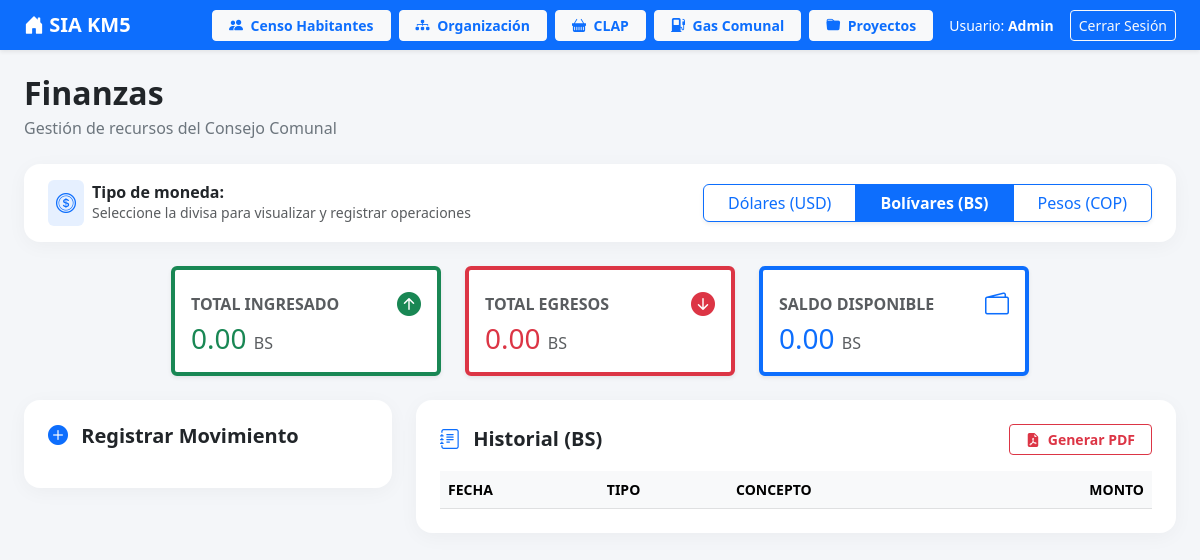
The app's page /habitantes/finanzas/BS/ (signed in), older data.
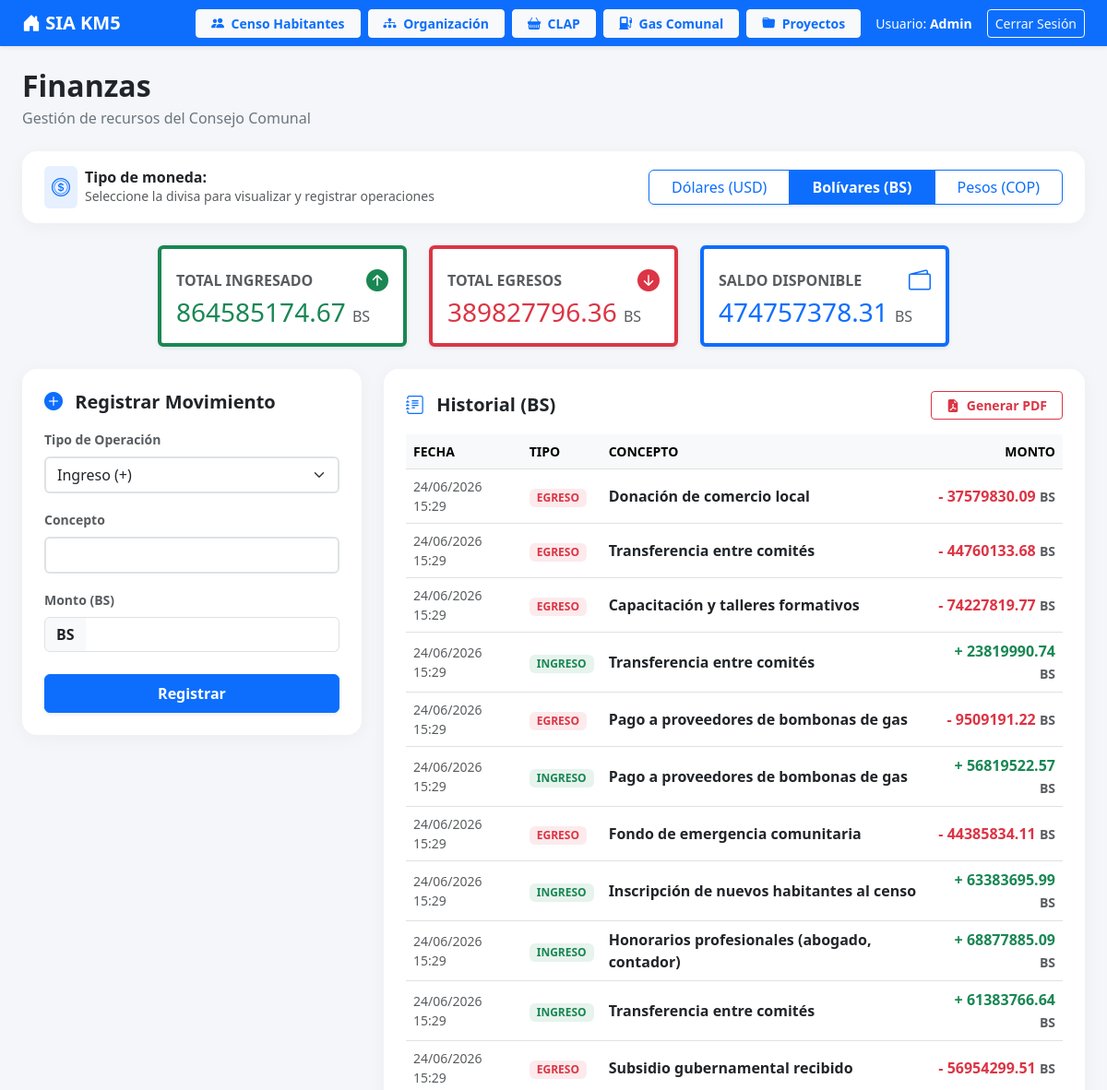
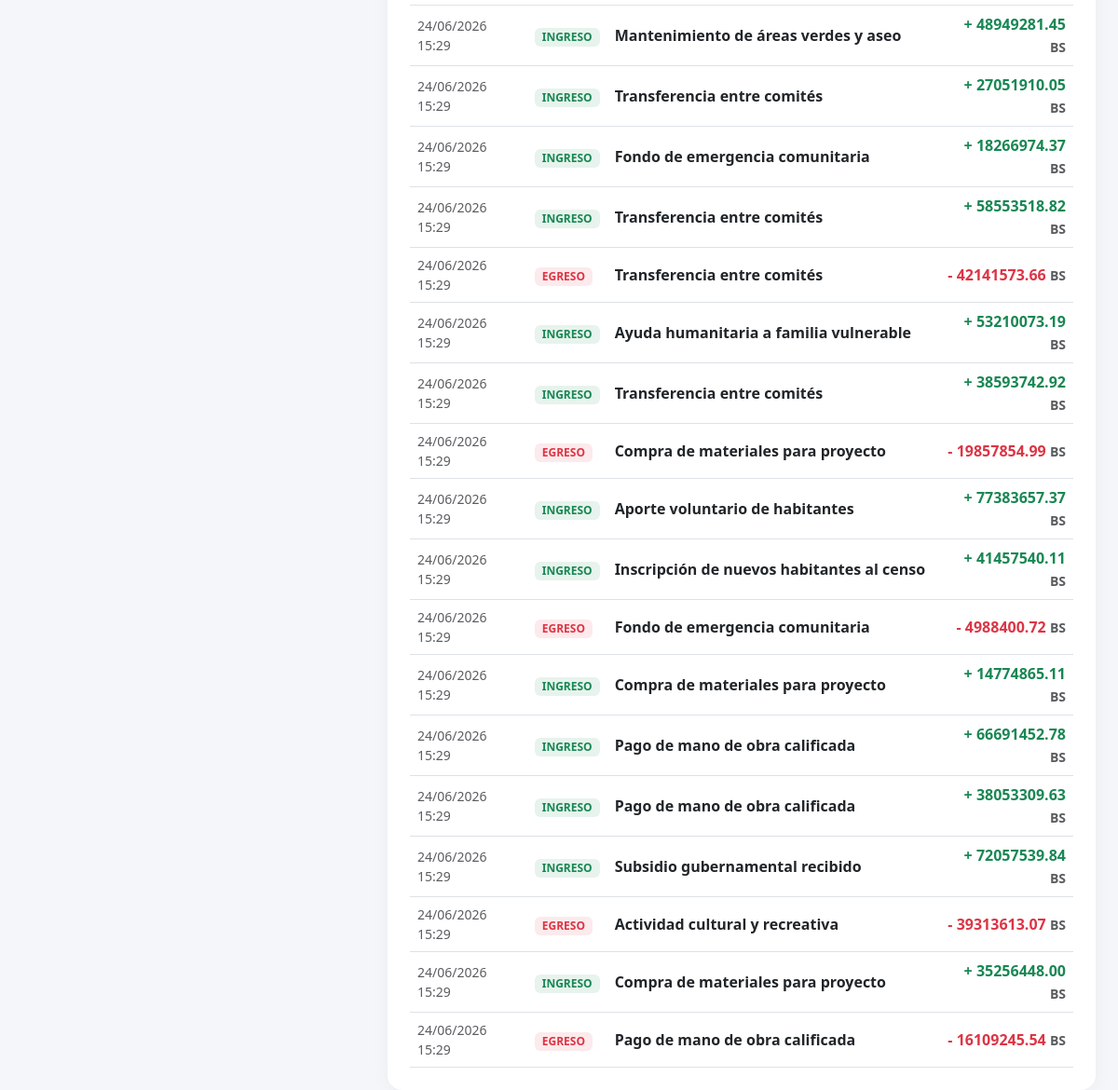
The same page, newer data (2 pictures, top to bottom).
### comunidad/models.py (models this page shows, shortened)
class MovimientoFinanciero(models.Model):
    TIPO_CHOICES = [
        ('INGRESO', 'Ingreso (+)'),
        ('EGRESO', 'Egreso (-)'),
    ]
    MONEDA_CHOICES = [
        ('USD', 'Dólares (USD)'),
        ('BS', 'Bolívares (BS)'),
        ('COP', 'Pesos Colombianos (COP)'),
    ]
    tipo = models.CharField(max_length=10, choices=TIPO_CHOICES, verbose_name="Tipo de Movimiento")
    concepto = models.CharField(max_length=255, verbose_name="Concepto / Descripción")
    monto = models.DecimalField(max_digits=15, decimal_places=2, verbose_name="Monto")
    moneda = models.CharField(max_length=3, choices=MONEDA_CHOICES, default='USD', verbose_name="Moneda")
    fecha_registro = models.DateTimeField(default=timezone.now, verbose_name="Fecha de Registro")
    usuario_registrador = models.CharField(max_length=150, verbose_name="Registrado por")
    class Meta:
        verbose_name = "Movimiento Financiero"
        verbose_name_plural = "Movimientos Financieros"

### comunidad/views.py (the view)
# urls.py: path('finanzas/', views.panel_finanzas, {'moneda': 'USD'}, name='panel_finanzas'),
@login_required(login_url='login')
def panel_finanzas(request, moneda='USD'):
    tiene_finanzas = Voceria.objects.filter(comite_codigo__icontains='finan').exists()
    tiene_contraloria = Voceria.objects.filter(comite_codigo__icontains='contra').exists()
    permite_registro = tiene_finanzas and tiene_contraloria
    movimientos = MovimientoFinanciero.objects.filter(moneda=moneda.upper()).order_by('-fecha_registro')
    total_ingresos = movimientos.filter(tipo='INGRESO').aggregate(s=Sum('monto'))['s'] or 0
    total_egresos = movimientos.filter(tipo='EGRESO').aggregate(s=Sum('monto'))['s'] or 0
    fondos_comprometidos = 0
    if moneda.upper() == 'USD':
        fondos_comprometidos = Proyecto.objects.filter(
            estado__in=['APROBADO', 'EN_EJECUCION']
        ).aggregate(total=Sum('recursos_usd'))['total'] or 0
    saldo_real_disponible = (total_ingresos - total_egresos) - fondos_comprometidos
    contexto = {
        'movimientos': movimientos,
        'total_ingresos': total_ingresos,
        'total_egresos': total_egresos,
        'fondos_comprometidos': fondos_comprometidos,
        'saldo_real_disponible': saldo_real_disponible,
        'permite_registro': permite_registro,
        'moneda_activa': moneda.upper(),
    }
    return render(request, 'comunidad/finanzas.html', contexto)

### comunidad/templates/comunidad/finanzas.html (shortened to what the changed rows need)
<!DOCTYPE html>
<html lang="es">
<head>
    <link href="https://cdn.jsdelivr.net/npm/bootstrap@5.3.0/dist/css/bootstrap.min.css" rel="stylesheet">
    <link rel="stylesheet" href="https://cdn.jsdelivr.net/npm/bootstrap-icons@1.11.1/font/bootstrap-icons.css">
</head>
<body>
    <div class="container-fluid px-4">
        <div class="d-flex align-items-center justify-content-between mb-4">
            <div>
                <h2 class="fw-bold text-dark mb-1">Finanzas</h2>
            </div>
        </div>
        <div class="row g-4 mb-4 justify-content-center">
            <div class="col-md-3">
                <div class="card p-3 border-start border-success border-4 shadow-sm h-100">
                    <div class="d-flex justify-content-between align-items-center">
                        <h6 class="text-muted text-uppercase fw-bold mb-0">Total Ingresado</h6>
                        <i class="bi bi-arrow-up-circle-fill text-success fs-4"></i>
                    </div>
                    <h3 class="text-success mb-0">{% if moneda_activa == 'USD' %}${% endif %}{{ total_ingresos|floatformat:2 }} <span class="fs-6 text-muted">{{ moneda_activa }}</span></h3>
                </div>
            </div>
            <div class="col-md-3">
                <div class="card p-3 border-start border-danger border-4 shadow-sm h-100">
                    <div class="d-flex justify-content-between align-items-center">
                        <h6 class="text-muted text-uppercase fw-bold mb-0">Total Egresos</h6>
                        <i class="bi bi-arrow-down-circle-fill text-danger fs-4"></i>
                    </div>
                    <h3 class="text-danger mb-0">{% if moneda_activa == 'USD' %}${% endif %}{{ total_egresos|floatformat:2 }} <span class="fs-6 text-muted">{{ moneda_activa }}</span></h3>
                </div>
            </div>
            <div class="col-md-3">
                <div class="card p-3 border-start border-primary border-4 shadow-sm h-100">
                    <div class="d-flex justify-content-between align-items-center">
                        <h6 class="text-muted text-uppercase fw-bold mb-0">Saldo Disponible</h6>
                        <i class="bi bi-wallet2 text-primary fs-4"></i>
                    </div>
                    <h3 class="text-primary mb-0">{% if moneda_activa == 'USD' %}${% endif %}{{ saldo_real_disponible|floatformat:2 }} <span class="fs-6 text-muted">{{ moneda_activa }}</span></h3>
                </div>
            </div>
        </div>
        <div class="row g-4">
            <div class="col-lg-4">
                <div class="card section-card mb-4">
                    {% if permite_registro %}
                    <form action="{% url 'guardar_movimiento' moneda_activa %}" method="POST">
                        <div class="mb-3">
                            <label class="form-label small fw-bold text-muted">Tipo de Operación</label>
                            <select class="form-select border-2" name="tipo" required>
                                <option value="INGRESO">Ingreso (+)</option>
                            </select>
                        </div>
                        <div class="mb-3">
                            <label class="form-label small fw-bold text-muted">Concepto</label>
                            <input type="text" class="form-control border-2" name="concepto" required autocomplete="off">
                        </div>
                        <div class="mb-4">
                            <label class="form-label small fw-bold text-muted">Monto ({{ moneda_activa }})</label>
                            <div class="input-group border-2">
                                <span class="input-group-text bg-light fw-bold">{% if moneda_activa == 'USD' %}${% else %}{{ moneda_activa }}{% endif %}</span>
                                <input type="number" step="0.01" min="0.01" class="form-control border-start-0" name="monto" required>
                            </div>
                        </div>
                        <button type="submit" class="btn btn-primary w-100 py-2 fw-bold shadow-sm">Registrar</button>
                    </form>
                    {% endif %}
                </div>
            </div>
            <div class="col-lg-8">
                <div class="card section-card">
                    <div class="table-responsive">
                        <table class="table table-hover align-middle mb-0">
                            <thead class="table-light text-muted small text-uppercase">
                                <tr><th>Fecha</th><th>Tipo</th><th>Concepto</th><th class="text-end">Monto</th></tr>
                            </thead>
                            <tbody>
                                {% for movimiento in movimientos %}
                                <tr>
                                    <td class="small text-muted">{{ movimiento.fecha_registro|date:"d/m/Y H:i" }}</td>
                                    <td>
                                        {% if movimiento.tipo == 'INGRESO' %}
                                        <span class="badge bg-success bg-opacity-10 text-success px-2 py-1">INGRESO</span>
                                        {% else %}
                                        <span class="badge bg-danger bg-opacity-10 text-danger px-2 py-1">EGRESO</span>
                                        {% endif %}
                                    </td>
                                    <td class="fw-bold text-dark">{{ movimiento.concepto }}</td>
                                    <td class="text-end fw-bold {% if movimiento.tipo == 'INGRESO' %}text-success{% else %}text-danger{% endif %}">
                                        {% if movimiento.tipo == 'INGRESO' %}+{% else %}-{% endif %} {% if moneda_activa == 'USD' %}${% endif %}{{ movimiento.monto }} <span class="small text-muted">{{ moneda_activa }}</span>
                                    </td>
                                </tr>
                                {% endfor %}
                            </tbody>
                        </table>
                    </div>
                </div>
            </div>
        </div>
    </div>
</body>
</html>

Row changes from the older to the newer data that the page shows:
added MovimientoFinanciero: fecha_registro "24/06/2026 15:29", tipo "EGRESO", concepto "Donación de comercio local", monto "37579830.09", moneda "BS"
added MovimientoFinanciero: fecha_registro "24/06/2026 15:29", tipo "EGRESO", concepto "Transferencia entre comités", monto "44760133.68", moneda "BS"
added MovimientoFinanciero: fecha_registro "24/06/2026 15:29", tipo "EGRESO", concepto "Capacitación y talleres formativos", monto "74227819.77", moneda "BS"
added MovimientoFinanciero: fecha_registro "24/06/2026 15:29", tipo "INGRESO", concepto "Transferencia entre comités", monto "23819990.74", moneda "BS"
added MovimientoFinanciero: fecha_registro "24/06/2026 15:29", tipo "EGRESO", concepto "Pago a proveedores de bombonas de gas", monto "9509191.22", moneda "BS"
added MovimientoFinanciero: fecha_registro "24/06/2026 15:29", tipo "INGRESO", concepto "Pago a proveedores de bombonas de gas", monto "56819522.57", moneda "BS"
added MovimientoFinanciero: fecha_registro "24/06/2026 15:29", tipo "EGRESO", concepto "Fondo de emergencia comunitaria", monto "44385834.11", moneda "BS"
added MovimientoFinanciero: fecha_registro "24/06/2026 15:29", tipo "INGRESO", concepto "Inscripción de nuevos habitantes al censo", monto "63383695.99", moneda "BS"
added MovimientoFinanciero: fecha_registro "24/06/2026 15:29", tipo "INGRESO", concepto "Honorarios profesionales (abogado, contador)", monto "68877885.09", moneda "BS"
added MovimientoFinanciero: fecha_registro "24/06/2026 15:29", tipo "INGRESO", concepto "Transferencia entre comités", monto "61383766.64", moneda "BS"
added MovimientoFinanciero: fecha_registro "24/06/2026 15:29", tipo "EGRESO", concepto "Subsidio gubernamental recibido", monto "56954299.51", moneda "BS"
added MovimientoFinanciero: fecha_registro "24/06/2026 15:29", tipo "INGRESO", concepto "Mantenimiento de áreas verdes y aseo", monto "48949281.45", moneda "BS"
added MovimientoFinanciero: fecha_registro "24/06/2026 15:29", tipo "INGRESO", concepto "Transferencia entre comités", monto "27051910.05", moneda "BS"
added MovimientoFinanciero: fecha_registro "24/06/2026 15:29", tipo "INGRESO", concepto "Fondo de emergencia comunitaria", monto "18266974.37", moneda "BS"
added MovimientoFinanciero: fecha_registro "24/06/2026 15:29", tipo "INGRESO", concepto "Transferencia entre comités", monto "58553518.82", moneda "BS"
added MovimientoFinanciero: fecha_registro "24/06/2026 15:29", tipo "EGRESO", concepto "Transferencia entre comités", monto "42141573.66", moneda "BS"
added MovimientoFinanciero: fecha_registro "24/06/2026 15:29", tipo "INGRESO", concepto "Ayuda humanitaria a familia vulnerable", monto "53210073.19", moneda "BS"
added MovimientoFinanciero: fecha_registro "24/06/2026 15:29", tipo "INGRESO", concepto "Transferencia entre comités", monto "38593742.92", moneda "BS"
added MovimientoFinanciero: fecha_registro "24/06/2026 15:29", tipo "EGRESO", concepto "Compra de materiales para proyecto", monto "19857854.99", moneda "BS"
added MovimientoFinanciero: fecha_registro "24/06/2026 15:29", tipo "INGRESO", concepto "Aporte voluntario de habitantes", monto "77383657.37", moneda "BS"
added MovimientoFinanciero: fecha_registro "24/06/2026 15:29", tipo "INGRESO", concepto "Inscripción de nuevos habitantes al censo", monto "41457540.11", moneda "BS"
added MovimientoFinanciero: fecha_registro "24/06/2026 15:29", tipo "EGRESO", concepto "Fondo de emergencia comunitaria", monto "4988400.72", moneda "BS"
added MovimientoFinanciero: fecha_registro "24/06/2026 15:29", tipo "INGRESO", concepto "Compra de materiales para proyecto", monto "14774865.11", moneda "BS"
added MovimientoFinanciero: fecha_registro "24/06/2026 15:29", tipo "INGRESO", concepto "Pago de mano de obra calificada", monto "66691452.78", moneda "BS"
added MovimientoFinanciero: fecha_registro "24/06/2026 15:29", tipo "INGRESO", concepto "Pago de mano de obra calificada", monto "38053309.63", moneda "BS"
added MovimientoFinanciero: fecha_registro "24/06/2026 15:29", tipo "INGRESO", concepto "Subsidio gubernamental recibido", monto "72057539.84", moneda "BS"
added MovimientoFinanciero: fecha_registro "24/06/2026 15:29", tipo "EGRESO", concepto "Actividad cultural y recreativa", monto "39313613.07", moneda "BS"
added MovimientoFinanciero: fecha_registro "24/06/2026 15:29", tipo "INGRESO", concepto "Compra de materiales para proyecto", monto "35256448.00", moneda "BS"
added MovimientoFinanciero: fecha_registro "24/06/2026 15:29", tipo "EGRESO", concepto "Pago de mano de obra calificada", monto "16109245.54", moneda "BS"
Text that changed along with them:
{{ total_ingresos|floatformat:2 }}: "0.00" → "864585174.67"
{{ total_egresos|floatformat:2 }}: "0.00" → "389827796.36"
{{ saldo_real_disponible|floatformat:2 }}: "0.00" → "474757378.31"
form field tipo: (not shown) → "Ingreso (+)"
{{ moneda_activa }}: (not shown) → "BS"
text now shown: "Tipo de Operación Concepto Monto ( ) Registrar"
